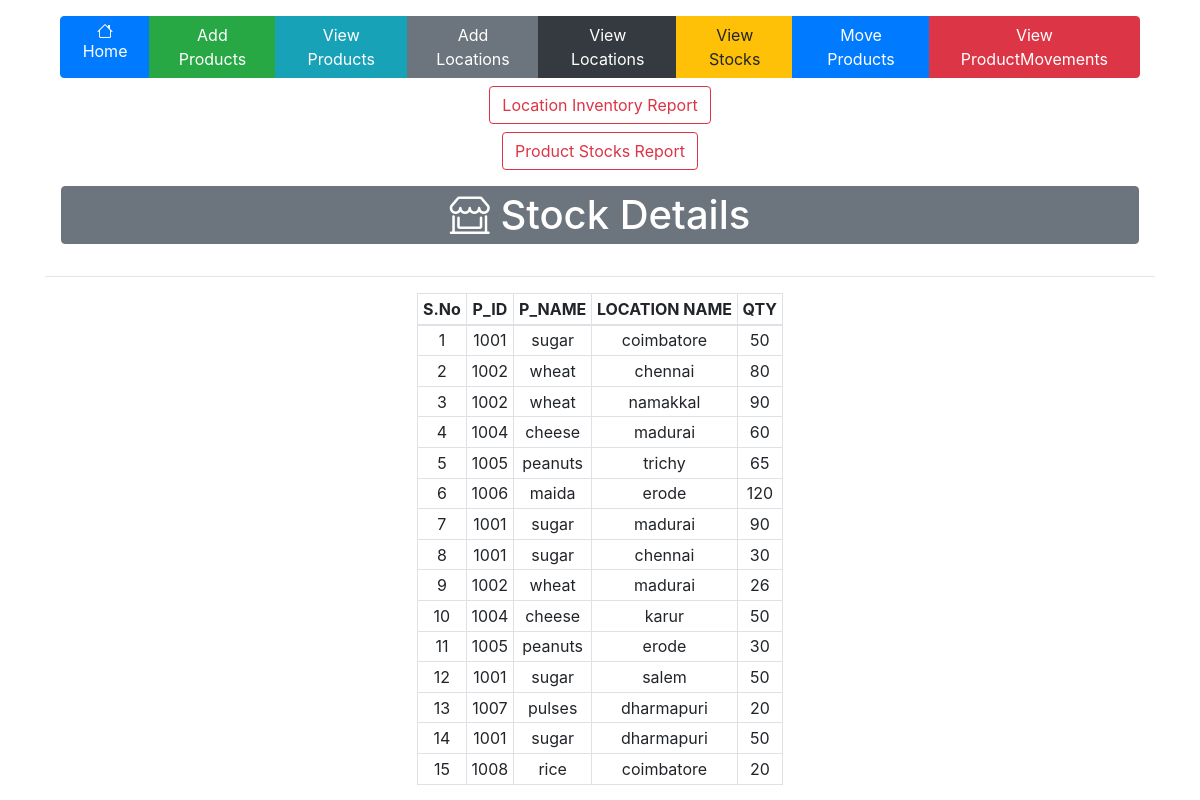
Before: /view_stocks with the older database file.
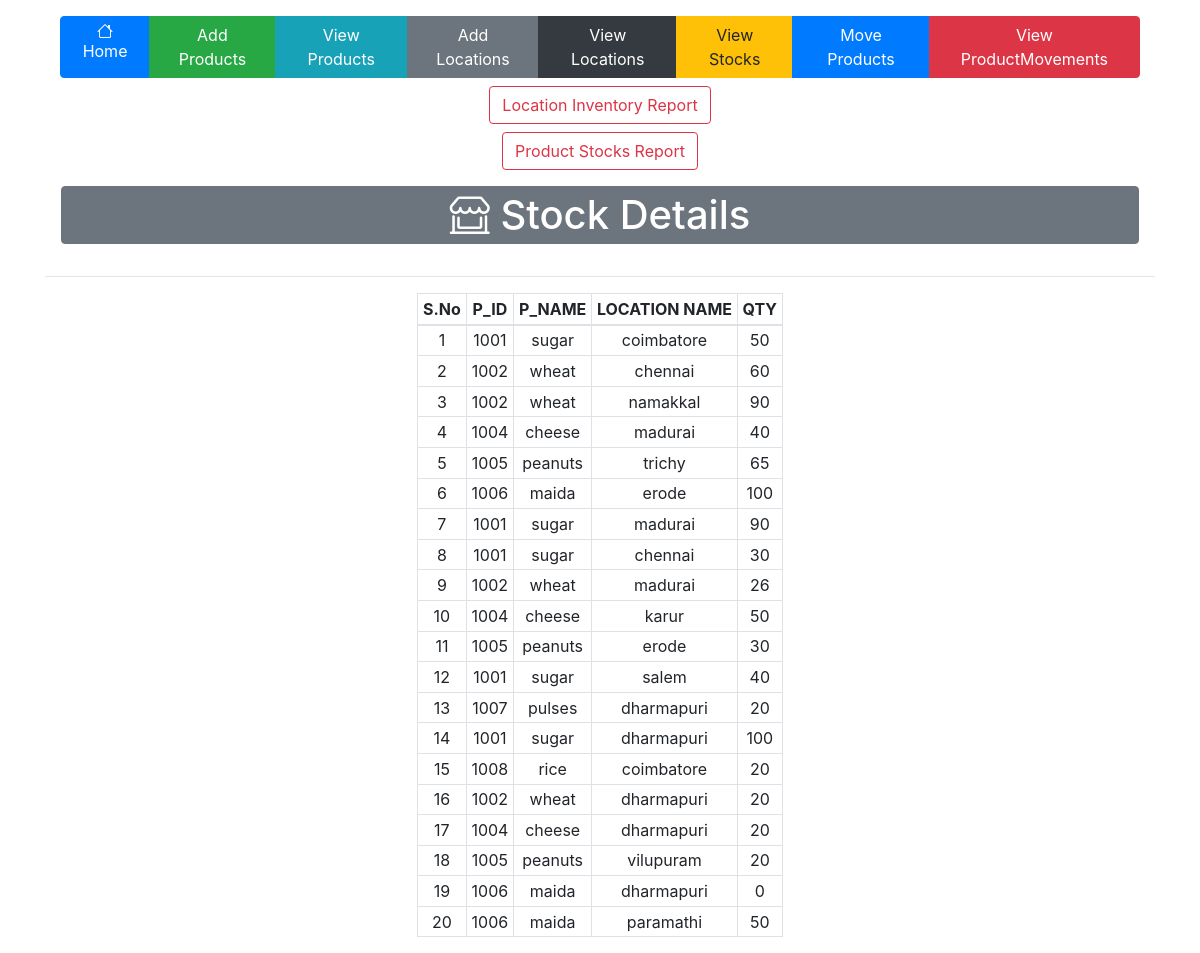
After: the same page with the newer database file.
### tables this page shows
CREATE TABLE stocks (
    P_ID INTEGER,
    P_NAME TEXT,
    L_NAME TEXT,
    QTY INTEGER,
    PRIMARY KEY (P_ID, L_NAME)
);

### app.py (the view)
@app.route('/view_stocks')
def view_stocks():
    con=sql.connect("inventory.db")
    con.row_factory=sql.Row
    cur=con.cursor()
    cur.execute("select * from stocks")
    data=cur.fetchall()
    return render_template("view_stocks.html",datas=data)

### templates/view_stocks.html
{% extends 'layout.html' %}
{% block body %}
    <div class="d-flex justify-content-between align-items-center mb-3">
        <div class="flex-grow-1 text-center">
            <h1 class="border border-secondary m-3 p-1 bg-secondary text-white rounded bolder"><i class="bi bi-shop-window"></i> Stock Details</h1>
        </div>
    </div>
        <hr>
        <table class="table table-bordered  table-sm mx-auto w-auto text-center">
            <thead >
                <th>S.No</th>
                <th>P_ID</th>
                <th>P_NAME</th>
                <th>LOCATION NAME</th>
                <th>QTY</th>
            </thead>
            <tbody>
                {% for row in datas %}
                    <tr>
                        <td>{{loop.index}}</td>
                        <td>{{row.P_ID}}</td>
                        <td>{{row.P_NAME}}</td>
                        <td>{{row.L_NAME}}</td>
                        <td>{{row.QTY}}</td>
                    </tr>
                {% endfor %}
            </tbody>
        </table>
{% endblock %}

### templates/layout.html (shortened to what this page needs)
<html lang="en">
<head>
    <link rel="stylesheet" href="https://cdn.jsdelivr.net/npm/bootstrap@4.6.2/dist/css/bootstrap.min.css">
    <link rel="stylesheet" href="https://cdn.jsdelivr.net/npm/bootstrap-icons@1.12.1/font/bootstrap-icons.min.css">
</head>
<body>
    <div class="container pt-3">
        <div class="container text-center">
            <div class="btn-group" role="group" aria-label="Navigation Buttons">
                <a href="{{url_for('index')}}" class="btn btn-primary"><i class="bi bi-house"></i> Home</a>
                <a href="{{ url_for('add_products')}}" class="btn btn-success">Add Products</a>
                <a href="{{ url_for('view_products')}}" class="btn btn-info">View Products</a>
                <a href="{{ url_for('add_locations')}}" class="btn btn-secondary">Add Locations</a>
                <a href="{{ url_for('view_locations')}}" class="btn btn-dark">View Locations</a>
                <a href="{{url_for('view_stocks')}}" class="btn btn-warning">View Stocks</a>
                <a href="{{url_for('move_products')}}" class="btn btn-primary">Move Products</a>
                <a href="{{url_for('view_productmovements')}}" class="btn btn-danger">View ProductMovements</a>
            </div>
        </div>
        <div class="mt-2 text-center">
            <a href="{{ url_for('report')}}" class="btn btn-outline-danger">Location Inventory Report</a>
        </div>
        <div class="mt-2 text-center">
            <a href="{{ url_for('product_report')}}" class="btn btn-outline-danger">Product Stocks Report</a>
        </div>
        {% block body %}
        {% endblock %}
    </div>
</body>
</html>

Changed rows visible on the page:
changed stocks (number 2 of 20 on the later page): QTY "80" → "60"
changed stocks (number 4 of 20 on the later page): QTY "60" → "40"
changed stocks (number 6 of 20 on the later page): QTY "120" → "100"
changed stocks "salem": QTY "50" → "40"
changed stocks (number 14 of 20 on the later page): QTY "50" → "100"
added stocks: P_ID "1002", P_NAME "wheat", L_NAME "dharmapuri", QTY "20"
added stocks: P_ID "1004", P_NAME "cheese", L_NAME "dharmapuri", QTY "20"
added stocks: P_ID "1005", P_NAME "peanuts", L_NAME "vilupuram", QTY "20"
added stocks: P_ID "1006", P_NAME "maida", L_NAME "dharmapuri", QTY "0"
added stocks: P_ID "1006", P_NAME "maida", L_NAME "paramathi", QTY "50"
